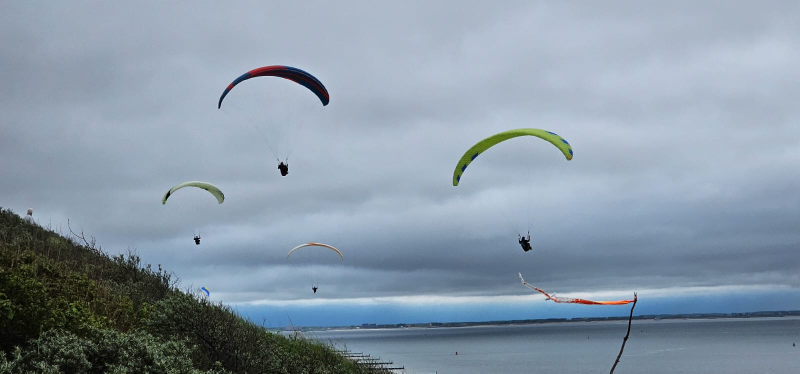
#> input picture Pillow/images/b1.jpeg, 1600 x 747 px (shown at 1/2 size)
$ python pil3.py
#> lines starting #> are read from the running program, lines starting #| are printed output that depends on the picture
from PIL import Image
import os

basisverzeichnis = os.path.dirname(os.path.abspath(__file__))

# Beispiel: Öffne eine Datei im Unterordner 'images' neben dem aktuellen Skript
dateipfad = os.path.join(basisverzeichnis, 'images', 'b1.jpeg')
bild = Image.open(dateipfad)
#> bild is the input picture: PIL image 1600x747 RGB; mean R, G, B 136.4, 152, 166.9
neues_bild = bild.resize((200, 200))
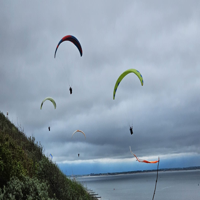
#> neues_bild: PIL image 200x200 RGB; mean R, G, B 136.4, 152, 166.9
neues_bild.show()

$ run again, with Pillow/images/b3.jpg copied over Pillow/images/b1.jpeg
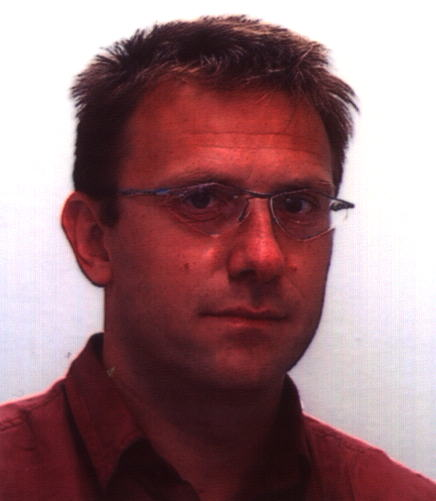
#> input picture Pillow/images/b3.jpg, 436 x 501 px
#> bild is the input picture: PIL image 436x501 RGB; mean R, G, B 151.9, 115.5, 119.8
#> `neues_bild = bild.resize((200, 200))`:
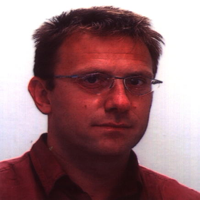
#> neues_bild: PIL image 200x200 RGB; mean R, G, B 151.9, 115.5, 119.8
